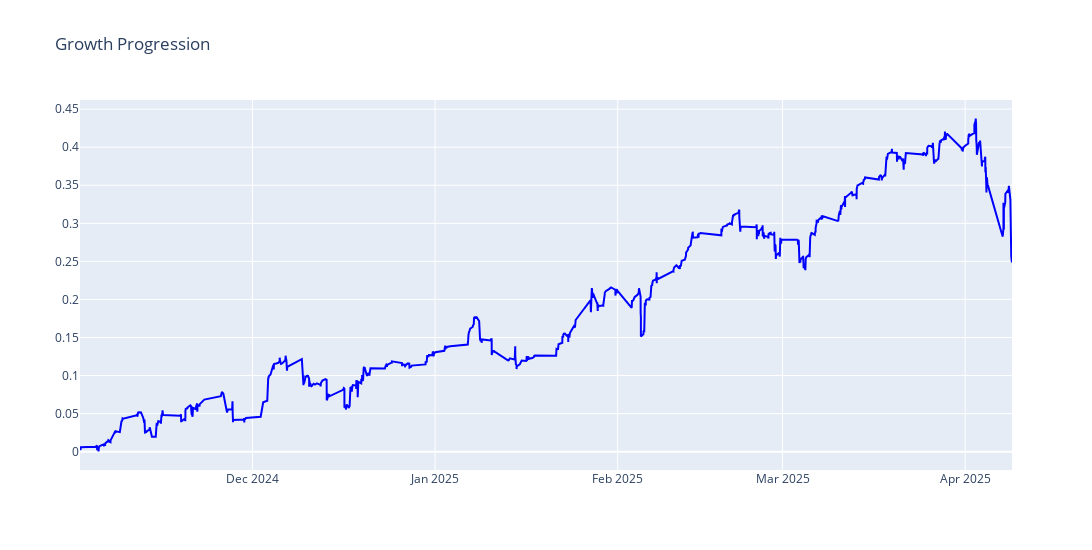

Notebook source saved alongside this figure:
### Code cell
display(focus)
plot_height = 550
plot_width = 1200

# plot_buy_and_sell(focus, sell_std)

# fig5 = go.Figure()
# fig5.add_trace(go.Scatter(x=focus.index, y= focus['RSI'], mode='lines', name='RSI', line=dict(color='blue')))
# fig5.update_layout(width=plot_width, height=plot_height, title='RSI')
# fig5.show()

# fig6 = go.Figure()
# fig6.add_trace(go.Scatter(x=focus.index, y= focus['ADX'], mode='lines', name='ADX', line=dict(color='orange')))
# fig6.add_trace(go.Scatter(x=focus.index, y= focus['DMI'], mode='lines', name='DMI', line=dict(color='green')))
# fig6.add_trace(go.Scatter(x=focus.index, y= focus['DI+'], mode='lines', name='DI+', line=dict(color='blue')))
# fig6.add_trace(go.Scatter(x=focus.index, y= focus['DI-'], mode='lines', name='DI-', line=dict(color='red')))
# fig6.update_layout(width=plot_width, height=plot_height, title='ADX')
# fig6.show()

# fig7 = go.Figure()
# fig7.add_trace(go.Scatter(x=focus.index, y= focus['MACD'], mode='lines', name='MACD', line=dict(color='blue')))
# fig7.update_layout(width=plot_width, height=plot_height, title='MACD')
# fig7.show()

fig4 = go.Figure()
fig4.add_trace(go.Scatter(x=growth_times, y=growth_progression, mode='lines', name='Growth Progression', line=dict(color='blue')))
fig4.update_layout(width=plot_width, height=plot_height, title='Growth Progression')
fig4.show()

correct_percentage = sum(growth_vals>=0)/len(growth_vals) if len(growth_vals) != 0 else -1

focus.index = pd.to_datetime(focus.index)
num_days_total = (focus.index[-1] - focus.index[0]).days
num_trading_days = pd.Series(focus.index.date).nunique()

print(f'Total growth is ', round((growth - 1) * 100,2),f'% over {num_days_total} days.')

print(f'{len(growth_vals)} trades were executed over {num_trading_days} trading days.')
print(f'{round(len(growth_vals) / num_trading_days, 2)} trades are executed per day on average.')
print(f'Average trade return is {round(np.average(growth_vals) * 100,4)}% or ${np.round(np.average(growth_monetary_vals), 5)}')
print('The model is', round(correct_percentage * 100,2), '% correct')

print_on = True
if print_on:
    width = 10
    counter = 0
    for i in growth_vals:
        if counter%10 ==0:
            print()
        if i<0:
            print("\033[91m" + f"{round((i)*100,4):>{width}.{4}f}" + "% ", end="")
        else:
            print("\033[92m" + f"{round((i)*100,4):>{width}.{4}f}" + "% ", end="")
        counter += 1

### Figure 1 — Plotly figure (JSON) as saved in the notebook; plotly's stock layout.template omitted (floating-point values rounded to 4 significant figures; data arrays with more than 128 entries replaced by an {"elided": "..."} marker saying what was removed)
{"data": [{"line": {"color": "blue"}, "mode": "lines", "name": "Growth Progression", "type": "scatter", "x": {"elided": "1220 str values"}, "y": {"elided": "1220 float values"}}], "layout": {"height": 550, "title": {"text": "Growth Progression"}, "width": 1200}}
